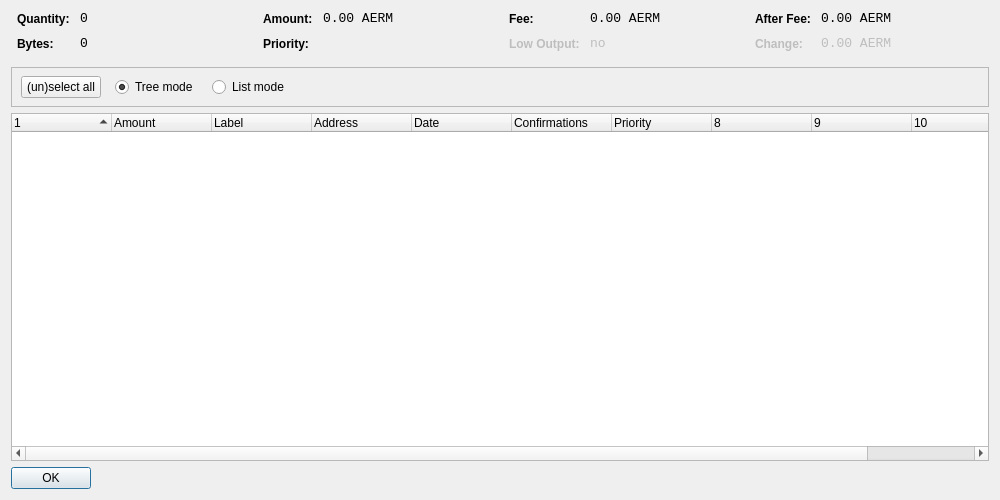
<?xml version="1.0" encoding="UTF-8"?>
<ui version="4.0">
 <class>CoinControlDialog</class>
 <widget class="QDialog" name="CoinControlDialog">
  <property name="geometry">
   <rect>
    <x>0</x>
    <y>0</y>
    <width>1000</width>
    <height>500</height>
   </rect>
  </property>
  <property name="windowTitle">
   <string>Coin Control</string>
  </property>
  <layout class="QVBoxLayout" name="verticalLayout">
   <item>
    <layout class="QHBoxLayout" name="horizontalLayoutTop" stretch="0,0,0,0">
     <property name="topMargin">
      <number>0</number>
     </property>
     <property name="bottomMargin">
      <number>10</number>
     </property>
     <item>
      <layout class="QFormLayout" name="formLayoutCoinControl1">
       <property name="horizontalSpacing">
        <number>10</number>
       </property>
       <property name="verticalSpacing">
        <number>10</number>
       </property>
       <property name="leftMargin">
        <number>6</number>
       </property>
       <property name="rightMargin">
        <number>6</number>
       </property>
       <item row="0" column="0">
        <widget class="QLabel" name="labelCoinControlQuantityText">
         <property name="styleSheet">
          <string notr="true">font-weight:bold;</string>
         </property>
         <property name="text">
          <string>Quantity:</string>
         </property>
        </widget>
       </item>
       <item row="0" column="1">
        <widget class="QLabel" name="labelCoinControlQuantity">
         <property name="font">
          <font>
           <family>Monospace</family>
           <pointsize>10</pointsize>
          </font>
         </property>
         <property name="cursor">
          <cursorShape>IBeamCursor</cursorShape>
         </property>
         <property name="contextMenuPolicy">
          <enum>Qt::ActionsContextMenu</enum>
         </property>
         <property name="text">
          <string notr="true">0</string>
         </property>
         <property name="textInteractionFlags">
          <set>Qt::LinksAccessibleByMouse|Qt::TextSelectableByKeyboard|Qt::TextSelectableByMouse</set>
         </property>
        </widget>
       </item>
       <item row="1" column="0">
        <widget class="QLabel" name="labelCoinControlBytesText">
         <property name="styleSheet">
          <string notr="true">font-weight:bold;</string>
         </property>
         <property name="text">
          <string>Bytes:</string>
         </property>
        </widget>
       </item>
       <item row="1" column="1">
        <widget class="QLabel" name="labelCoinControlBytes">
         <property name="font">
          <font>
           <family>Monospace</family>
           <pointsize>10</pointsize>
          </font>
         </property>
         <property name="cursor">
          <cursorShape>IBeamCursor</cursorShape>
         </property>
         <property name="contextMenuPolicy">
          <enum>Qt::ActionsContextMenu</enum>
         </property>
         <property name="text">
          <string notr="true">0</string>
         </property>
         <property name="textInteractionFlags">
          <set>Qt::LinksAccessibleByMouse|Qt::TextSelectableByKeyboard|Qt::TextSelectableByMouse</set>
         </property>
        </widget>
       </item>
      </layout>
     </item>
     <item>
      <layout class="QFormLayout" name="formLayoutCoinControl2">
       <property name="horizontalSpacing">
        <number>10</number>
       </property>
       <property name="verticalSpacing">
        <number>10</number>
       </property>
       <property name="leftMargin">
        <number>6</number>
       </property>
       <property name="rightMargin">
        <number>6</number>
       </property>
       <item row="0" column="0">
        <widget class="QLabel" name="labelCoinControlAmountText">
         <property name="styleSheet">
          <string notr="true">font-weight:bold;</string>
         </property>
         <property name="text">
          <string>Amount:</string>
         </property>
        </widget>
       </item>
       <item row="0" column="1">
        <widget class="QLabel" name="labelCoinControlAmount">
         <property name="font">
          <font>
           <family>Monospace</family>
           <pointsize>10</pointsize>
          </font>
         </property>
         <property name="cursor">
          <cursorShape>IBeamCursor</cursorShape>
         </property>
         <property name="contextMenuPolicy">
          <enum>Qt::ActionsContextMenu</enum>
         </property>
         <property name="text">
          <string notr="true">0.00 AERM</string>
         </property>
         <property name="textInteractionFlags">
          <set>Qt::LinksAccessibleByMouse|Qt::TextSelectableByKeyboard|Qt::TextSelectableByMouse</set>
         </property>
        </widget>
       </item>
       <item row="1" column="0">
        <widget class="QLabel" name="labelCoinControlPriorityText">
         <property name="styleSheet">
          <string notr="true">font-weight:bold;</string>
         </property>
         <property name="text">
          <string>Priority:</string>
         </property>
        </widget>
       </item>
       <item row="1" column="1">
        <widget class="QLabel" name="labelCoinControlPriority">
         <property name="font">
          <font>
           <family>Monospace</family>
           <pointsize>10</pointsize>
          </font>
         </property>
         <property name="cursor">
          <cursorShape>IBeamCursor</cursorShape>
         </property>
         <property name="contextMenuPolicy">
          <enum>Qt::ActionsContextMenu</enum>
         </property>
         <property name="text">
          <string/>
         </property>
         <property name="textInteractionFlags">
          <set>Qt::LinksAccessibleByMouse|Qt::TextSelectableByKeyboard|Qt::TextSelectableByMouse</set>
         </property>
        </widget>
       </item>
      </layout>
     </item>
     <item>
      <layout class="QFormLayout" name="formLayoutCoinControl3">
       <property name="horizontalSpacing">
        <number>10</number>
       </property>
       <property name="verticalSpacing">
        <number>10</number>
       </property>
       <property name="leftMargin">
        <number>6</number>
       </property>
       <property name="rightMargin">
        <number>6</number>
       </property>
       <item row="0" column="0">
        <widget class="QLabel" name="labelCoinControlFeeText">
         <property name="styleSheet">
          <string notr="true">font-weight:bold;</string>
         </property>
         <property name="text">
          <string>Fee:</string>
         </property>
        </widget>
       </item>
       <item row="0" column="1">
        <widget class="QLabel" name="labelCoinControlFee">
         <property name="font">
          <font>
           <family>Monospace</family>
           <pointsize>10</pointsize>
          </font>
         </property>
         <property name="cursor">
          <cursorShape>IBeamCursor</cursorShape>
         </property>
         <property name="contextMenuPolicy">
          <enum>Qt::ActionsContextMenu</enum>
         </property>
         <property name="text">
          <string notr="true">0.00 AERM</string>
         </property>
         <property name="textInteractionFlags">
          <set>Qt::LinksAccessibleByMouse|Qt::TextSelectableByKeyboard|Qt::TextSelectableByMouse</set>
         </property>
        </widget>
       </item>
       <item row="1" column="0">
        <widget class="QLabel" name="labelCoinControlLowOutputText">
         <property name="enabled">
          <bool>false</bool>
         </property>
         <property name="styleSheet">
          <string notr="true">font-weight:bold;</string>
         </property>
         <property name="text">
          <string>Low Output:</string>
         </property>
        </widget>
       </item>
       <item row="1" column="1">
        <widget class="QLabel" name="labelCoinControlLowOutput">
         <property name="enabled">
          <bool>false</bool>
         </property>
         <property name="font">
          <font>
           <family>Monospace</family>
           <pointsize>10</pointsize>
          </font>
         </property>
         <property name="cursor">
          <cursorShape>IBeamCursor</cursorShape>
         </property>
         <property name="contextMenuPolicy">
          <enum>Qt::ActionsContextMenu</enum>
         </property>
         <property name="text">
          <string notr="true">no</string>
         </property>
         <property name="textInteractionFlags">
          <set>Qt::LinksAccessibleByMouse|Qt::TextSelectableByKeyboard|Qt::TextSelectableByMouse</set>
         </property>
        </widget>
       </item>
      </layout>
     </item>
     <item>
      <layout class="QFormLayout" name="formLayoutCoinControl4">
       <property name="horizontalSpacing">
        <number>10</number>
       </property>
       <property name="verticalSpacing">
        <number>10</number>
       </property>
       <property name="leftMargin">
        <number>6</number>
       </property>
       <property name="rightMargin">
        <number>6</number>
       </property>
       <item row="0" column="0">
        <widget class="QLabel" name="labelCoinControlAfterFeeText">
         <property name="styleSheet">
          <string notr="true">font-weight:bold;</string>
         </property>
         <property name="text">
          <string>After Fee:</string>
         </property>
        </widget>
       </item>
       <item row="0" column="1">
        <widget class="QLabel" name="labelCoinControlAfterFee">
         <property name="font">
          <font>
           <family>Monospace</family>
           <pointsize>10</pointsize>
          </font>
         </property>
         <property name="cursor">
          <cursorShape>IBeamCursor</cursorShape>
         </property>
         <property name="contextMenuPolicy">
          <enum>Qt::ActionsContextMenu</enum>
         </property>
         <property name="text">
          <string notr="true">0.00 AERM</string>
         </property>
         <property name="textInteractionFlags">
          <set>Qt::LinksAccessibleByMouse|Qt::TextSelectableByKeyboard|Qt::TextSelectableByMouse</set>
         </property>
        </widget>
       </item>
       <item row="1" column="0">
        <widget class="QLabel" name="labelCoinControlChangeText">
         <property name="enabled">
          <bool>false</bool>
         </property>
         <property name="styleSheet">
          <string notr="true">font-weight:bold;</string>
         </property>
         <property name="text">
          <string>Change:</string>
         </property>
        </widget>
       </item>
       <item row="1" column="1">
        <widget class="QLabel" name="labelCoinControlChange">
         <property name="enabled">
          <bool>false</bool>
         </property>
         <property name="font">
          <font>
           <family>Monospace</family>
           <pointsize>10</pointsize>
          </font>
         </property>
         <property name="cursor">
          <cursorShape>IBeamCursor</cursorShape>
         </property>
         <property name="contextMenuPolicy">
          <enum>Qt::ActionsContextMenu</enum>
         </property>
         <property name="text">
          <string notr="true">0.00 AERM</string>
         </property>
         <property name="textInteractionFlags">
          <set>Qt::LinksAccessibleByMouse|Qt::TextSelectableByKeyboard|Qt::TextSelectableByMouse</set>
         </property>
        </widget>
       </item>
      </layout>
     </item>
    </layout>
   </item>
   <item>
    <widget class="QFrame" name="frame">
     <property name="minimumSize">
      <size>
       <width>0</width>
       <height>40</height>
      </size>
     </property>
     <property name="frameShape">
      <enum>QFrame::StyledPanel</enum>
     </property>
     <property name="frameShadow">
      <enum>QFrame::Sunken</enum>
     </property>
     <widget class="QWidget" name="horizontalLayoutWidget">
      <property name="geometry">
       <rect>
        <x>10</x>
        <y>0</y>
        <width>781</width>
        <height>41</height>
       </rect>
      </property>
      <layout class="QHBoxLayout" name="horizontalLayoutPanel" stretch="0,0,0,0,0">
       <property name="spacing">
        <number>14</number>
       </property>
       <item>
        <widget class="QPushButton" name="pushButtonSelectAll">
         <property name="sizePolicy">
          <sizepolicy hsizetype="Maximum" vsizetype="Fixed">
           <horstretch>0</horstretch>
           <verstretch>0</verstretch>
          </sizepolicy>
         </property>
         <property name="text">
          <string>(un)select all</string>
         </property>
        </widget>
       </item>
       <item>
        <widget class="QRadioButton" name="radioTreeMode">
         <property name="sizePolicy">
          <sizepolicy hsizetype="Maximum" vsizetype="Fixed">
           <horstretch>0</horstretch>
           <verstretch>0</verstretch>
          </sizepolicy>
         </property>
         <property name="text">
          <string>Tree mode</string>
         </property>
         <property name="checked">
          <bool>true</bool>
         </property>
        </widget>
       </item>
       <item>
        <widget class="QRadioButton" name="radioListMode">
         <property name="sizePolicy">
          <sizepolicy hsizetype="Maximum" vsizetype="Fixed">
           <horstretch>0</horstretch>
           <verstretch>0</verstretch>
          </sizepolicy>
         </property>
         <property name="text">
          <string>List mode</string>
         </property>
        </widget>
       </item>
       <item>
        <spacer name="horizontalSpacer">
         <property name="orientation">
          <enum>Qt::Horizontal</enum>
         </property>
         <property name="sizeHint" stdset="0">
          <size>
           <width>40</width>
           <height>20</height>
          </size>
         </property>
        </spacer>
       </item>
      </layout>
     </widget>
    </widget>
   </item>
   <item>
    <widget class="CoinControlTreeWidget" name="treeWidget">
     <property name="contextMenuPolicy">
      <enum>Qt::CustomContextMenu</enum>
     </property>
     <property name="sortingEnabled">
      <bool>false</bool>
     </property>
     <property name="columnCount">
      <number>11</number>
     </property>
     <attribute name="headerShowSortIndicator" stdset="0">
      <bool>true</bool>
     </attribute>
     <attribute name="headerStretchLastSection">
      <bool>false</bool>
     </attribute>
     <column>
      <property name="text">
       <string/>
      </property>
     </column>
     <column>
      <property name="text">
       <string>Amount</string>
      </property>
     </column>
     <column>
      <property name="text">
       <string>Label</string>
      </property>
     </column>
     <column>
      <property name="text">
       <string>Address</string>
      </property>
     </column>
     <column>
      <property name="text">
       <string>Date</string>
      </property>
     </column>
     <column>
      <property name="text">
       <string>Confirmations</string>
      </property>
      <property name="toolTip">
       <string>Confirmed</string>
      </property>
     </column>
     <column>
      <property name="text">
       <string>Priority</string>
      </property>
     </column>
     <column>
      <property name="text">
       <string/>
      </property>
     </column>
     <column>
      <property name="text">
       <string/>
      </property>
     </column>
     <column>
      <property name="text">
       <string/>
      </property>
     </column>
     <column>
      <property name="text">
       <string/>
      </property>
     </column>
    </widget>
   </item>
   <item>
    <widget class="QDialogButtonBox" name="buttonBox">
     <property name="sizePolicy">
      <sizepolicy hsizetype="Maximum" vsizetype="Fixed">
       <horstretch>0</horstretch>
       <verstretch>0</verstretch>
      </sizepolicy>
     </property>
     <property name="orientation">
      <enum>Qt::Horizontal</enum>
     </property>
     <property name="standardButtons">
      <set>QDialogButtonBox::Ok</set>
     </property>
    </widget>
   </item>
  </layout>
 </widget>
 <customwidgets>
  <customwidget>
   <class>CoinControlTreeWidget</class>
   <extends>QTreeWidget</extends>
   <header>coincontroltreewidget.h</header>
  </customwidget>
 </customwidgets>
 <resources/>
 <connections/>
</ui>
